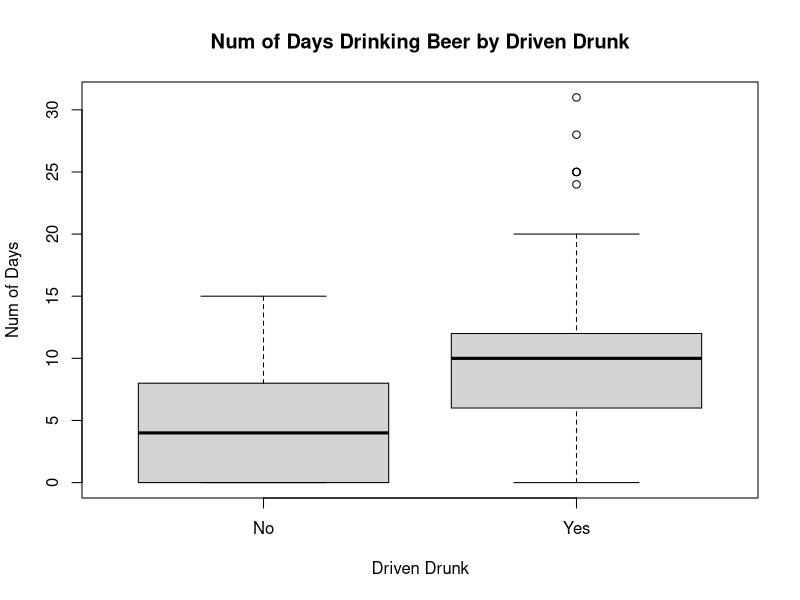
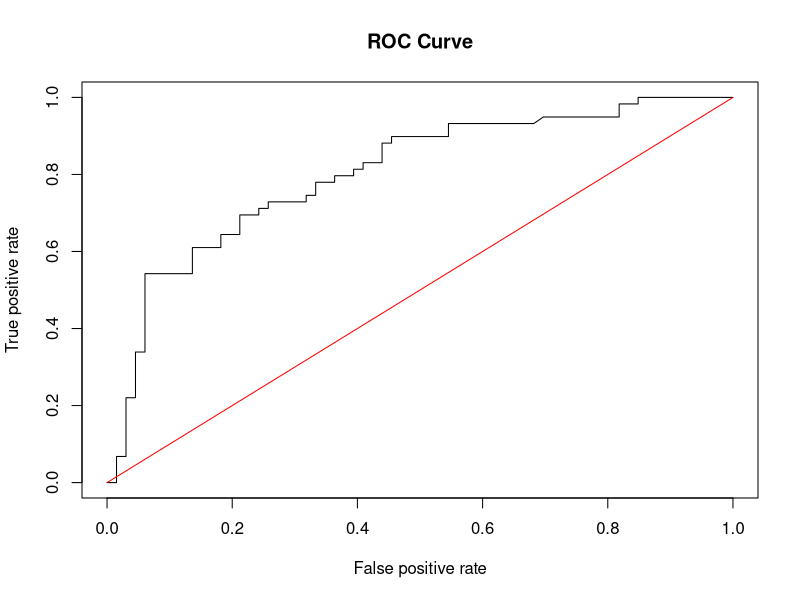

These charts were generated, in order, by the following R code:
library(ROCR)
Data<-read.table("students.txt", header=T)

##convert DrivDrnk and Gender to factors. Needed for glm() function
Data$DrivDrnk<-factor(Data$DrivDrnk)
Data$Gender<-factor(Data$Gender)

##set seed so results are reproducible
set.seed(111)

########################################
##Split data to training and test data##
########################################

##evenly split data into train and test sets
sample.data<-sample.int(nrow(Data), floor(.50*nrow(Data)), replace = F)
train<-Data[sample.data, ]
test<-Data[-sample.data, ]

########################
##EDA on training data##
########################

##tabulate the number and proportion of students who have driven after drinking
table(train$DrivDrnk)
prop.table(table(train$DrivDrnk))

##consider gender and daysbeer as predictors for drvdrnk

##drvdrnk and daysbeer
boxplot(train$DaysBeer~train$DrivDrnk, xlab="Driven Drunk", ylab="Num of Days", main="Num of Days Drinking Beer by Driven Drunk")

##2 way table with gender & drivdrnk
mytab<-table(train$Gender, train$DrivDrnk)
mytab
prop.table(mytab, 1) 

######################
##check dummy coding##
######################

contrasts(train$DrivDrnk)
contrasts(train$Gender)

###############################################
##fit logistic regression using training data##
###############################################

result_train<-glm(DrivDrnk~DaysBeer+Gender, family=binomial, data=train)

#######################################
##get output from logistic regression##
#######################################

summary(result_train)

#################################################################################
##Find delta Gsquared test statistic to compare model with intercept-only model##
#################################################################################

TS1<-result_train$null - result_train$dev

1-pchisq(TS1,2)

##4 predictor model

result_4<-glm(DrivDrnk~DaysBeer+Gender+Marijuan+StudyHrs, family=binomial, data=train)

TS2<-result_train$dev - result_4$dev

1-pchisq(TS2,2)

################################################
##Prediction for DaysBeer = 5 and male student##
################################################

newpred<-data.frame(DaysBeer=5, Gender="male", Marijuan="Yes", StudyHrs=10)
predict(result_4,newpred) ##estimated log odds
predict(result_4,newpred,type="response") ##estimated probability

#############
##ROC curve##
#############

##predicted survival rate for test data based on training data
preds<-predict(result_4,newdata=test, type="response")

##produce the numbers associated with classification table
rates<-ROCR::prediction(preds, test$DrivDrnk)

##store the true positive and false postive rates
roc_result<-ROCR::performance(rates,measure="tpr", x.measure="fpr")

##plot ROC curve and overlay the diagonal line for random guessing
plot(roc_result, main="ROC Curve")
lines(x = c(0,1), y = c(0,1), col="red")

###################
##compute the AUC##
###################

auc<-ROCR::performance(rates, measure = "auc")
auc@y.values

##########################################
##confusion matrix when threshold is 0.5##
##########################################
  
confusion.mat<-table(test$DrivDrnk,preds > 0.5)
confusion.mat
